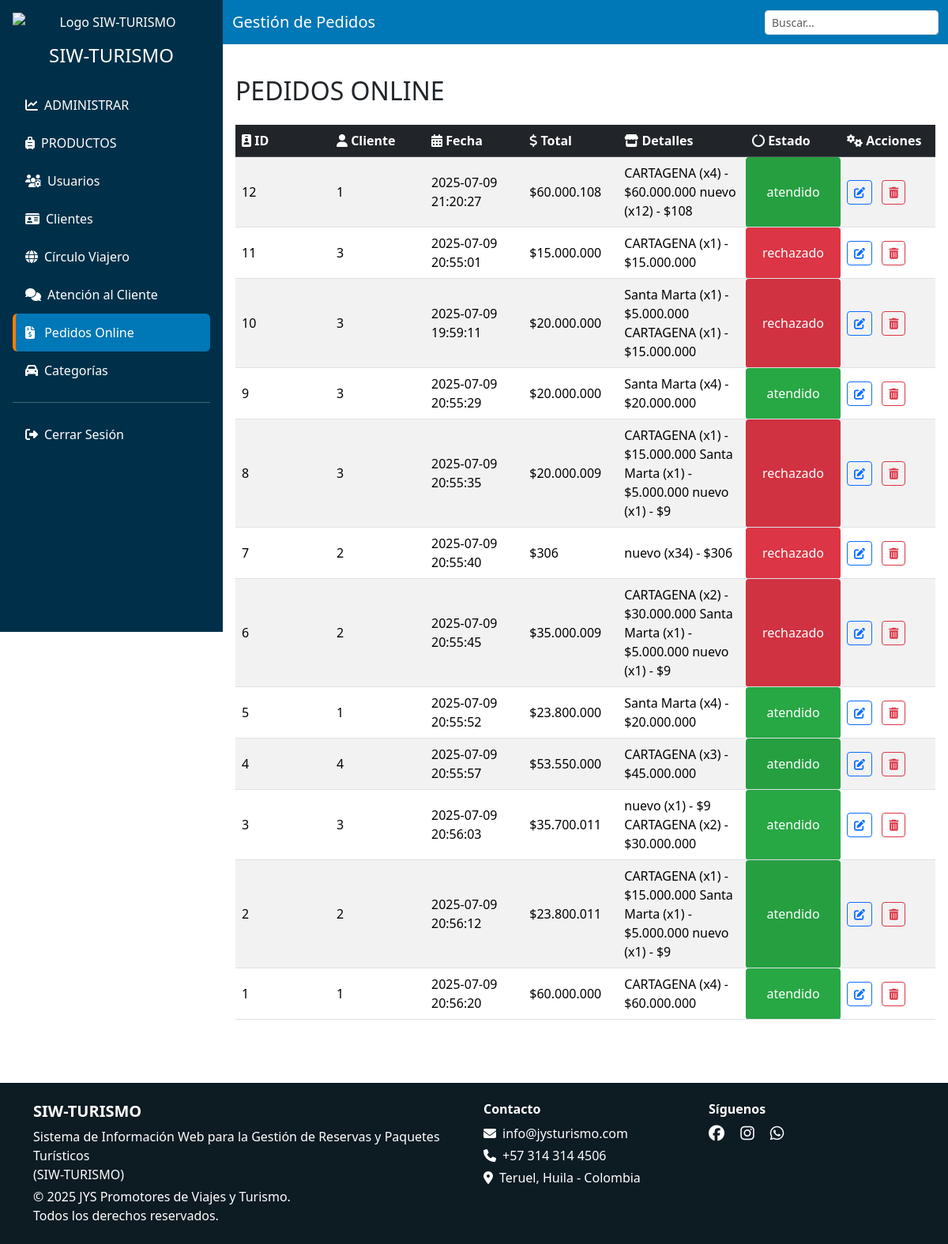
Before: /vista/admin/pedidos.php (signed in) with the older database file.
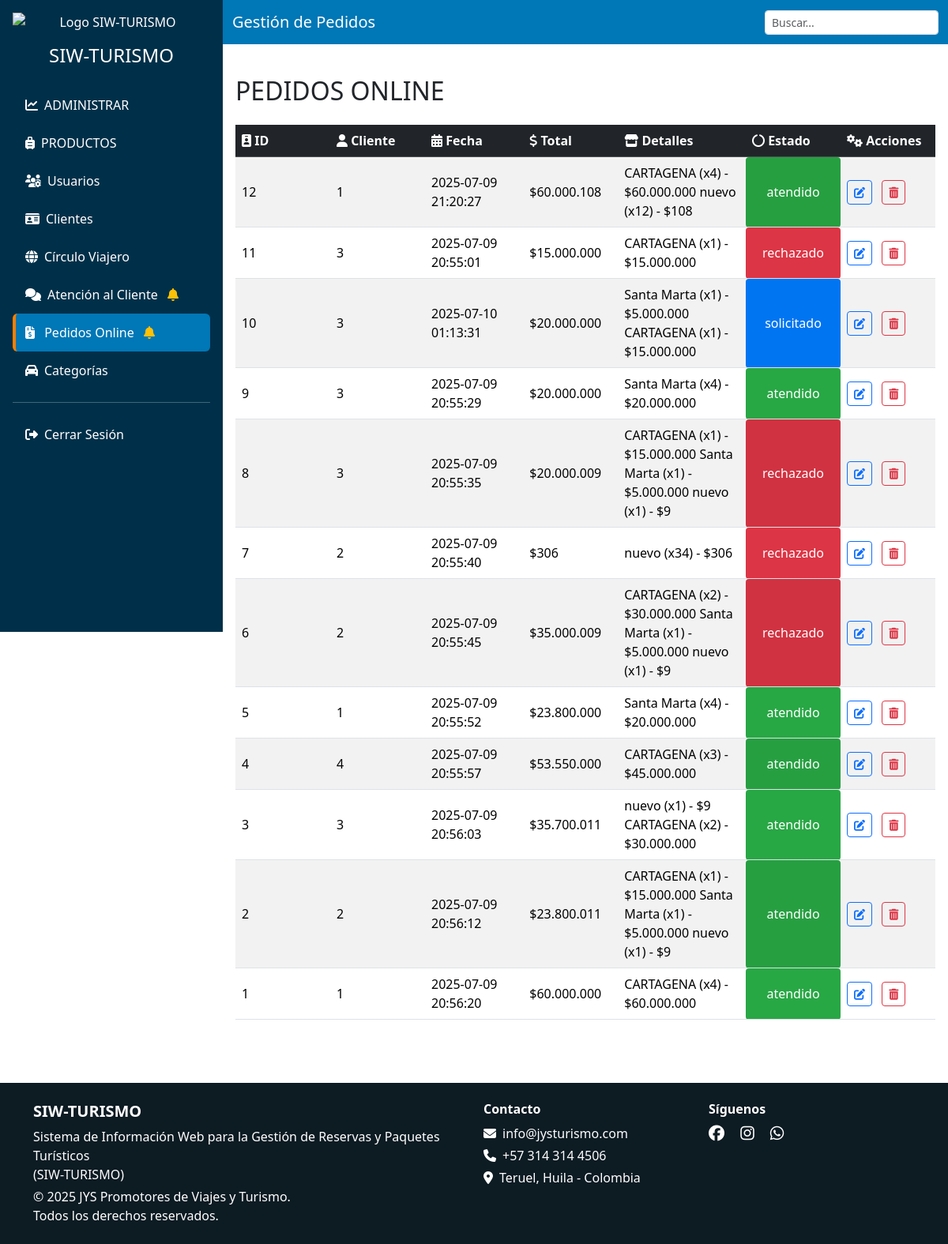
After: the same page with the newer database file.
### tables this page shows
CREATE TABLE `ventas` (
  `id` int(11) NOT NULL,
  `fecha` timestamp NOT NULL DEFAULT current_timestamp() ON UPDATE current_timestamp(),
  `total` int(11) NOT NULL,
  `id_cliente` int(11) NOT NULL,
  `estado` enum('solicitado','atendido','rechazado') DEFAULT NULL,
  `detalles` text DEFAULT NULL
);

### modelo/pedidos_m.php (called while the page is built, shortened)
<?php
    function obtenerPedidos($conn) {
        $pedidos = [];
        $sql = "SELECT id, fecha, total, id_cliente, estado, detalles FROM ventas ORDER BY id DESC";
        $resultado = $conn->query($sql);
        if ($resultado && $resultado->num_rows > 0) {
            while ($fila = $resultado->fetch_assoc()) {
                $pedidos[] = $fila;
            }
        }
        return $pedidos;
    }
?>

### modelo/obtenerEstados.php (called while the page is built, shortened)
<?php
 function hayPedidos($conn) {
        $sql = "SELECT 1 FROM ventas WHERE estado = ? LIMIT 1";
        $stmt = $conn->prepare($sql);
        if ($stmt) {
            $estado = "solicitado";
            $stmt->bind_param("s", $estado);
            $stmt->execute();
            $stmt->store_result();
            $hay = ($stmt->num_rows > 0);
            return $hay;
        }
        return false;
    }
    function hayAtenciones($conn) {
        $sql = "SELECT 1 FROM atencion_clientes WHERE estado = ? LIMIT 1";
        $stmt = $conn->prepare($sql);
        if ($stmt) {
            $estado = "PE";
            $stmt->bind_param("s", $estado);
            $stmt->execute();
            $stmt->store_result();
            $hay = ($stmt->num_rows > 0);
            return $hay;
        }
        return false;
    }
?>

### vista/admin/pedidos.php (the view, shortened to what the changed rows need)
<?php
    include('header.php');
?>
<body>
  <?php
        include '../../conexion.php';
        include '../../modelo/pedidos_m.php';
        $pedidos = obtenerPedidos($conn);
  ?>
  <div class="d-flex flex-column flex-lg-row">
    <?php include ('sidebar.php'); ?>
    <div class="flex-grow-1">
      <div class="main-content">
        <div class="d-flex justify-content-between align-items-center mb-4">
          <h2 class="mb-0 mt-4">PEDIDOS ONLINE</h2>
        </div>
        <div class="table-responsive">
          <table class="table table-striped table-hover align-middle">
            <thead class="table-dark">
              <tr>
              <th><i class="fas fa-id-badge"></i> ID</th>
              <th><i class="fas fa-user"></i> Cliente</th>
              <th><i class="fas fa-calendar-alt"></i> Fecha</th>
              <th><i class="fas fa-dollar-sign"></i> Total</th>
              <th><i class="fas fa-store"></i> Detalles</th>
              <th><i class="fas fa-circle-notch"></i> Estado</th>
                <th><i class="fas fa-cogs"></i> Acciones</th>
              </tr>
            </thead>
            <tbody>
              <?php foreach ($pedidos as $pedido): ?>
                <tr>
                  <td><?= $pedido['id'] ?></td>
                  <td><?= $pedido['id_cliente'] ?></td>
                  <td><?= $pedido['fecha'] ?></td>
                  <td>$<?= number_format($pedido['total'], 0, ',', '.') ?></td>
                  <td><?= htmlspecialchars($pedido['detalles']) ?></td>
                 <?php
                    $colores = [
                        'atendido'   => '#28a745',
                        'rechazado'  => '#dc3545',
                        'solicitado' => '#007bff'
                    ];
                    $estado = strtolower($pedido['estado']);
                    $color = isset($colores[$estado]) ? $colores[$estado] : '#6c757d';
                  ?>
                  <td style="background-color:<?= $color ?>;color:#fff;padding:5px;border-radius:4px;text-align:center;">
                      <?= htmlspecialchars($pedido['estado']) ?>
                  </td>
                  <td>
                    <button class="btn btn-sm btn-outline-primary me-2" data-bs-toggle="modal"
                        data-bs-target="#modalEditar<?= $pedido['id'] ?>">
                        <i class="fas fa-edit"></i>
                    </button>
                    <button class="btn btn-sm btn-outline-danger"
                        onclick="eliminar(event, <?= $pedido['id'] ?>)"><i class="fas fa-trash-alt"></i>
                    </button>
                    </td>
                </tr>
              <?php endforeach; ?>
            </tbody>
          </table>
        </div>
      </div>
    </div>
  </div>
  <?php include ('footer.php'); ?>
</body>
</html>

### vista/admin/sidebar.php (shortened to what the changed rows need)
<?php
include '../../conexion.php';
include '../../modelo/obtenerEstados.php';
$CampanaPedidos = hayPedidos($conn);
$CampanaAtencion = hayAtenciones($conn);
?>
<!DOCTYPE html>
<html lang="es">
<head>
    <link
      href="../../libs/bootstrap-5.3.3-dist/css/bootstrap.min.css"
      rel="stylesheet"
    />
</head>
<body>
    <div class="sidebar p-3 text-center d-flex flex-column flex-shrink-0 text-white overflow-auto vh-100">
        <nav style="min-width: 250px;">
            <ul class="nav nav-pills flex-column text-start">
                <li class="nav-item">
                    <a href="http://localhost/SIW-TURISMO/vista/admin/atencion_cliente.php" class="nav-link i-atencion_cliente text-white">
                        <i class="fas fa-comments me-2"></i>Atención al Cliente
                        <?php if ($CampanaAtencion): ?>
                            <i class="fas fa-bell text-warning ms-2"></i>
                        <?php endif; ?>
                    </a>
                </li>
               <li class="nav-item">
                    <a href="http://localhost/SIW-TURISMO/vista/admin/pedidos.php" class="nav-link i-pedidos text-white">
                        <i class="fas fa-file-invoice-dollar me-2"></i>
                        Pedidos Online
                        <?php if ($CampanaPedidos): ?>
                            <i class="fas fa-bell text-warning ms-2"></i>
                        <?php endif; ?>
                    </a>
                </li>
            </ul>
        </nav>
    </div>
</body>
</html>

Changed rows visible on the page:
changed ventas "Santa Marta (x1) - $5.000.000 CARTAGENA (x1) - $15.000.000": fecha "2025-07-09 19:59:11" → "2025-07-10 01:13:31"; estado "rechazado" → "solicitado"
